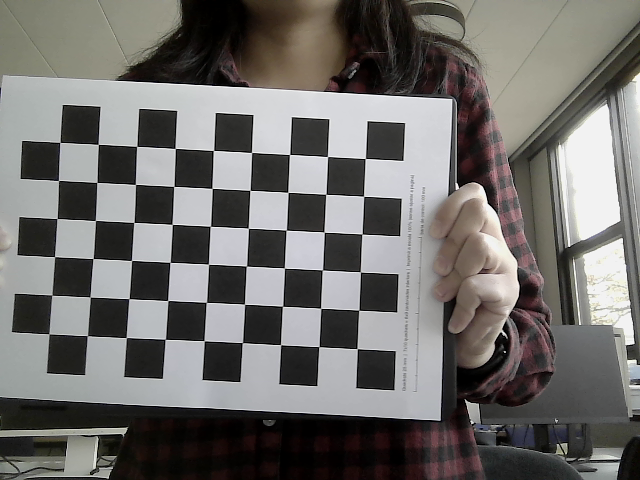
#> input picture python/calib_images/calib_20261029_094456_838.png, 640 x 480 px; its folder holds 5 pictures in this run
$ python calibration.py
#> lines starting #> are read from the running program, lines starting #| are printed output that depends on the picture; after the words box and inside, x2 and y2 are one past the last pixel; in counts of white or black regions, pixels touching at a corner belong together
import numpy as np
import cv2
import glob
import matplotlib.pyplot as plt

# Implement the number of vertical and horizontal corners
nb_vertical = 6
nb_horizontal = 9


# prepare object points, like (0,0,0), (1,0,0), (2,0,0) ....,(6,5,0)
objp = np.zeros((nb_horizontal*nb_vertical,3), np.float32)
objp[:,:2] = np.mgrid[0:nb_vertical,0:nb_horizontal].T.reshape(-1,2)

# Arrays to store object points and image points from all the images.
objpoints = [] # 3d point in real world space
imgpoints = [] # 2d points in image plane.

images = glob.glob('calib_images/*.png')
assert images


for fname in images:
    img = cv2.imread(fname)
#> img is the input picture: shape (480, 640, 3); mean B, G, R 108, 110.4, 112.4
    gray = cv2.cvtColor(img, cv2.COLOR_BGR2GRAY)
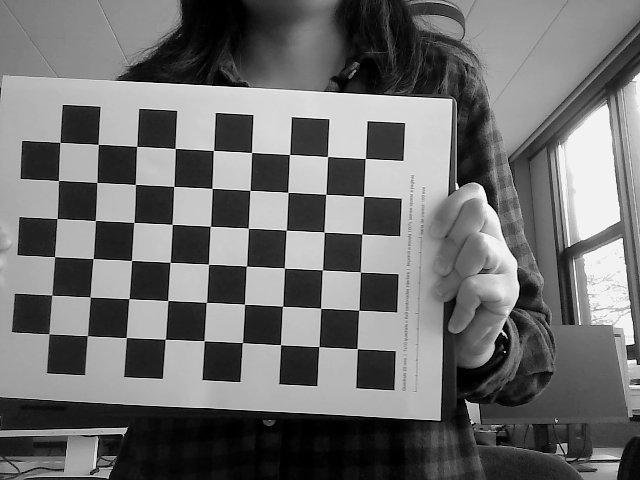
#> gray: shape (480, 640); min 0, max 243, mean 110.8

    ret, corners = cv2.findChessboardCorners(image = gray, patternSize=(nb_vertical, nb_horizontal))
#> ret = True; corners = 54 rows, first 8: [365.3, 158.5], [363.6, 196.3], [362, 234], [360.3, 271.9], [358.8, 310.1], [357.1, 348.7], [327.5, 156.5], [325.8, 194.2]

    # If found, add object points, image points (after refining them)
    if ret == True:
        objpoints.append(objp)

        imgpoints.append(corners)

        # Draw and display the corners
        img = cv2.drawChessboardCorners(img, (nb_vertical,nb_horizontal), corners,ret)
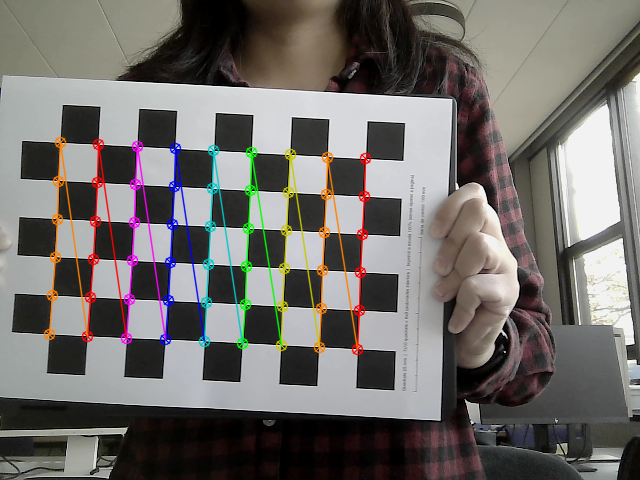
#> img: shape (480, 640, 3); 4.6% of pixels changed, all inside (x1, y1, x2, y2) = (43, 136, 372, 356)
        cv2.imshow('img',img)
        cv2.waitKey(500)
#> pass 2 of the loop `for fname in images:`:
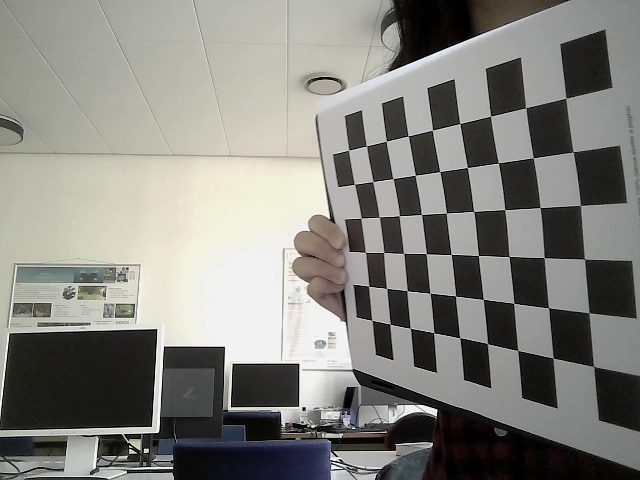
#> input picture python/calib_images/calib_20261029_094500_132.png, 640 x 480 px
#> img is the input picture: shape (480, 640, 3); mean B, G, R 126.8, 131.8, 132.6
#> corners = 54 rows, first 8: [565.9, 97.92], [573.3, 151.9], [580.3, 205.3], [584.7, 259], [589.1, 312.6], [593.4, 366.2], [525.7, 107.7], [533.2, 157.7]
#> `img = cv2.drawChessboardCorners(img, (nb_vertical,nb_horizontal), corn..`:
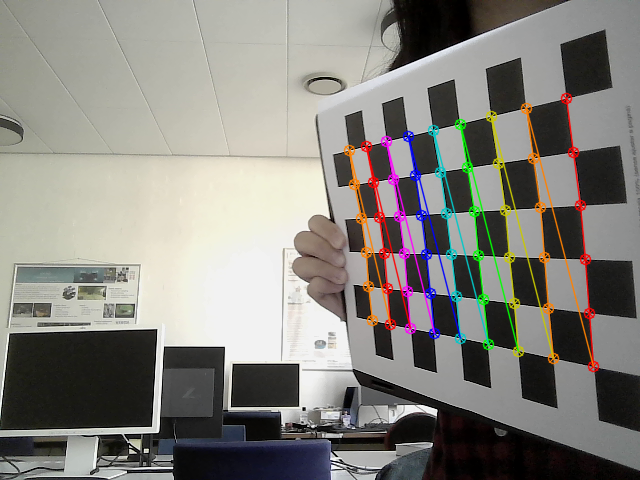
#> img: shape (480, 640, 3); 4.77% of pixels changed, all inside (x1, y1, x2, y2) = (343, 92, 600, 373)
#> pass 3 of the loop `for fname in images:`:
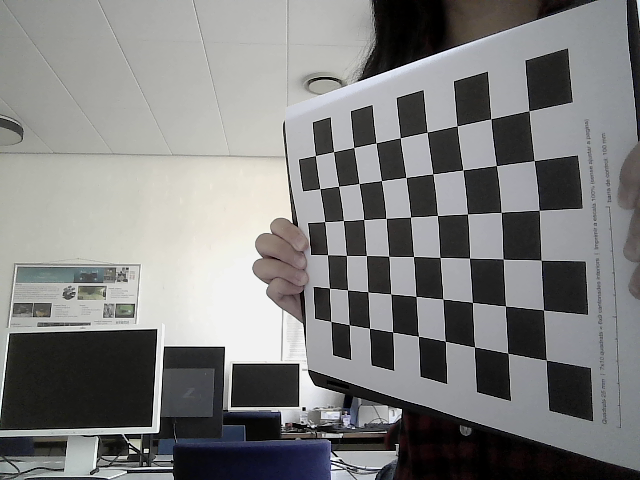
#> input picture python/calib_images/calib_20261029_094502_789.png, 640 x 480 px
#> img is the input picture: shape (480, 640, 3); mean B, G, R 126.3, 126.8, 126.6
#> corners = 54 rows, first 8: [529.1, 110.8], [534.3, 160.7], [539.2, 210.2], [540.9, 260.2], [543.4, 310], [546.2, 360.2], [490.6, 118.9], [496.2, 165.5]
#> `img = cv2.drawChessboardCorners(img, (nb_vertical,nb_horizontal), corn..`:
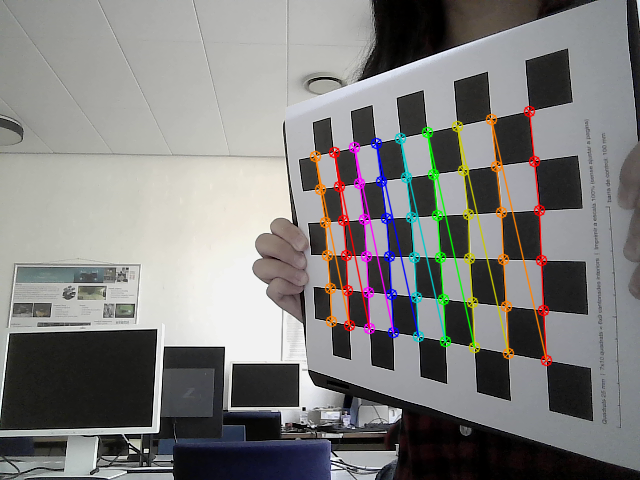
#> img: shape (480, 640, 3); 4.57% of pixels changed, all inside (x1, y1, x2, y2) = (309, 105, 553, 367)
#> the loop made 5 passes; the first 3 are shown

cv2.destroyAllWindows()


ret, mtx, dist, rvecs, tvecs = cv2.calibrateCamera(objpoints, imgpoints, gray.shape[::-1], None, None)
img = cv2.imread('calib_images/calib_20261029_094456_838.png')
h,  w = img.shape[:2]
#> h = 480; w = 640
newcameramtx, roi = cv2.getOptimalNewCameraMatrix(mtx,dist,(w,h),1,(w,h))

print(newcameramtx)
print(mtx)
print(dist)

# undistort
dst = cv2.undistort(img, mtx, dist, None, newcameramtx)
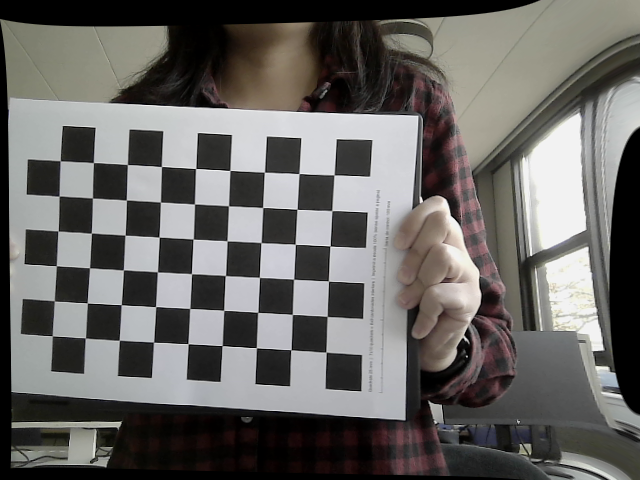
#> dst: shape (480, 640, 3); mean B, G, R 99.9, 102.4, 104.2

# original i undistorted una al costat de l'altra
both = np.hstack((img, dst))
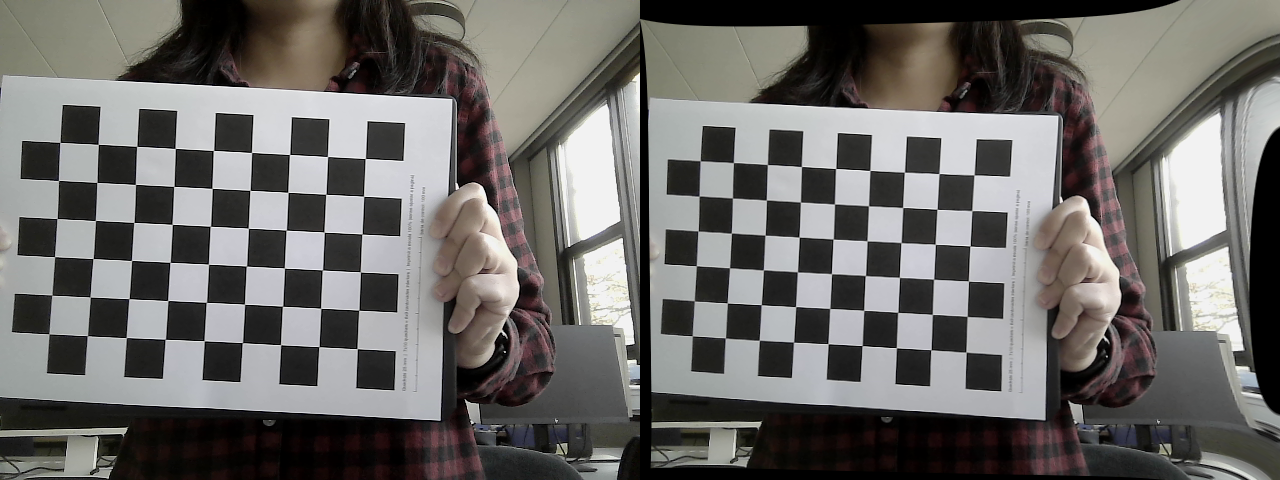
#> both: shape (480, 1280, 3); mean B, G, R 104, 106.4, 108.3
cv2.putText(both, 'Original', (10, 30), cv2.FONT_HERSHEY_SIMPLEX, 1, (0, 0, 255), 2)
cv2.putText(both, 'Undistorted', (w + 10, 30), cv2.FONT_HERSHEY_SIMPLEX, 1, (0, 0, 255), 2)
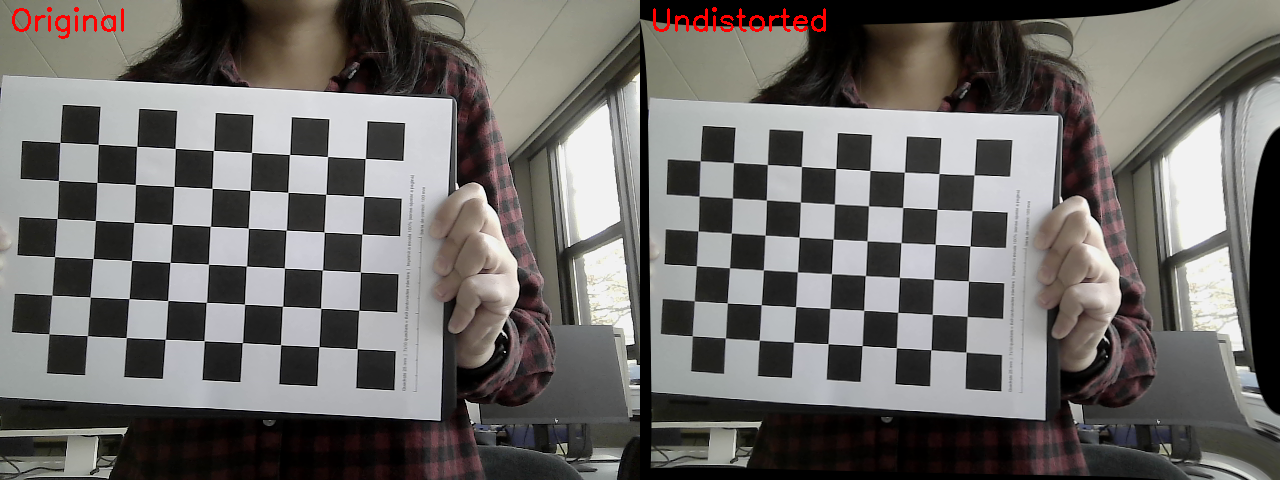
#> both: shape (480, 1280, 3); mean B, G, R 103.7, 106.2, 108.9
cv2.namedWindow('Original vs undistorted', cv2.WINDOW_NORMAL)
cv2.imshow('Original vs undistorted', both)

# crop the image
x, y, w2, h2 = roi
dst_crop = dst[y:y+h2, x:x+w2]
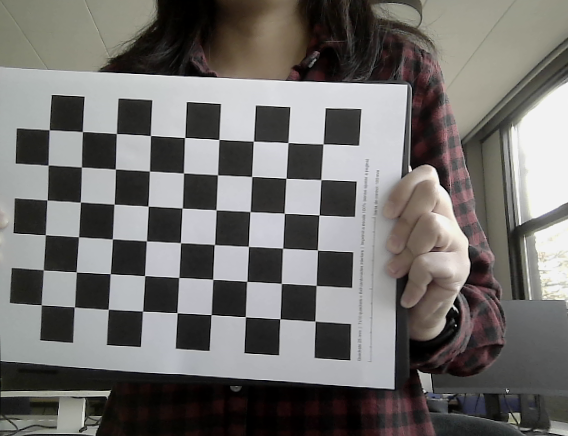
#> dst_crop: shape (436, 568, 3); mean B, G, R 108.9, 111.2, 113.3
cv2.namedWindow('Undistorted (crop)', cv2.WINDOW_NORMAL)
cv2.imshow('Undistorted (crop)', dst_crop)

cv2.waitKey(0)          # espera una tecla
cv2.destroyAllWindows()
